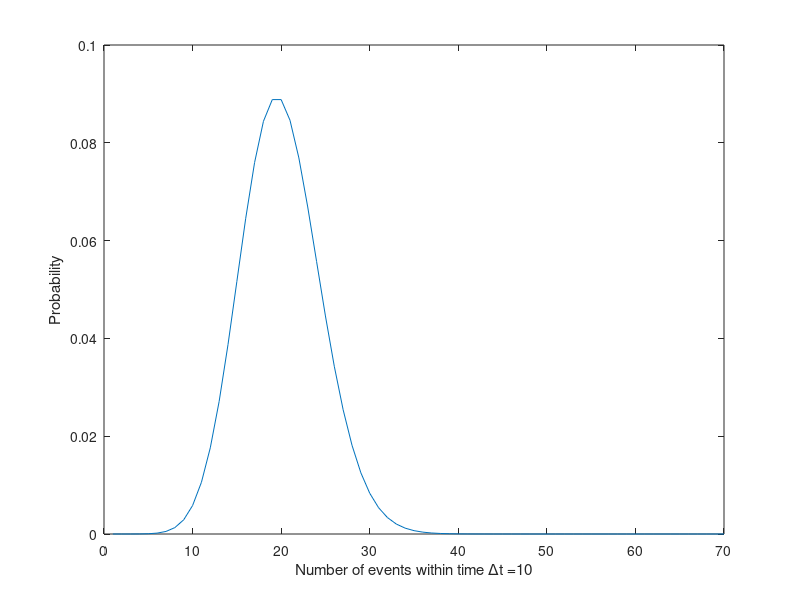

Write MATLAB code to recreate this figure. (Note: this script raises an error after producing the figure.)


%% note that the poisson function normally is used to describe the 
% probability on n.

n=[1:70];
lambda=2;
dt=.1;
t=10;

P=((lambda*t).^n)./(factorial(n)).*(exp(-lambda.*t));
figure; clf;
plot(n,P);
xlabel(['Number of events within time \Deltat =' num2str(t)]);
ylabel('Probability');

surface = sump(P)

%%

figure; clf; hold on;

n=70;
lambda=2;
dt=.1;
t=[0:dt:100];

for lambda=1:5
  
    %{
    % note that it is normalized for n, so I divide by surface, but not
    % sure this is allowed, since 
    P=((lambda*t).^n)./(factorial(n)).*(exp(-lambda.*t));
    surface=sum(P)*dt;
    Pnorm = P./surface;
    %}
    
    % random internet people,
    % http://www.stat.yale.edu/~pollard/Courses/241.fall97/Poisson.Proc.pdf
    % say the pdf is 
    P = exp(-lambda.*t) .* lambda.^n .* t.^(n-1) ./ factorial(n-1);
    
    %plot(t,P,'LineWidth',5-lambda+1);
    
    sum(P*dt)
    tExpected = sum(P.*t)*dt;
    disp(['For lambda = ' num2str(lambda) ', expected t value is: ' num2str(tExpected)]);
    
    %plot(t,P);

    tprime = t./tExpected;
    dtprime = dt./tExpected;
    plot(tprime,P./dtprime,'LineWidth',5-lambda+1);
    
end
    
xlabel('Waiting time');
ylabel('Probability');


%% Can we now fit our data to these functions?

DATAIDX=1;
t  = yBinsCenters;
dt = yBinsCenters(2)-yBinsCenters(1);

expandedpdf = cell2mat(arrayfun(@(x) normalizedPdf{1}(x)*ones(1,10), 1:numel(normalizedPdf{1}),'UniformOutput',0));
expandedt =   cell2mat(arrayfun(@(x) t(x)*ones(1,10)+[-dt/2:dt/9:dt/2], 1:numel(t),'UniformOutput',0));

figure; plot(expandedt,expandedpdf);

% x(1) = lambda
% x(2) = n, number of events
myFun = @(x) exp(-x(1).*t) .* x(1).^round(x(2)) .* t.^(round(x(2))-1) ./ factorial(round(x(2))-1);
errorFun = @(x) ...
    sum( (normalizedPdf{DATAIDX} - myFun(x)).^2 );

myFun = @(x) exp(-x(1).*expandedt) .* x(1).^round(x(2)) .* expandedt.^(round(x(2))-1) ./ factorial(round(x(2))-1);
errorFun = @(x) ...
    sum( (expandedpdf - myFun(x)).^2 );

%x=fmincon(errorFun,[3,60],[0,-1],1)
x=fminsearch(errorFun,[3,10])

mySolution = @(t) ((x(1)*t).^round(x(2)))./(factorial(round(x(2)))).*(exp(-x(1).*t));
mySolution = @(t) exp(-x(1).*t) .* x(1).^round(x(2)) .* t.^(round(x(2))-1) ./ factorial(round(x(2))-1);

figure; clf; hold on;
plot(t,normalizedPdf{DATAIDX});
tSolution = linspace(0,max(t),100);
dtSolution=tSolution(2)-tSolution(1);
%surface = sum(mySolution(tSolution).*dtSolution)
plot(tSolution,mySolution(tSolution));

plot(expandedt,expandedpdf)

lambda = x(1)
events = x(2)


%% 
%{
figure; hold on;

for lambda=1:10
    for n=50
        
        myFun = @(t) exp(-lambda.*t) .* lambda.^n .* t.^(n-1) ./ factorial(n-1)
        plot(tSolution,myFun(tSolution));
        
    end
end
%}




